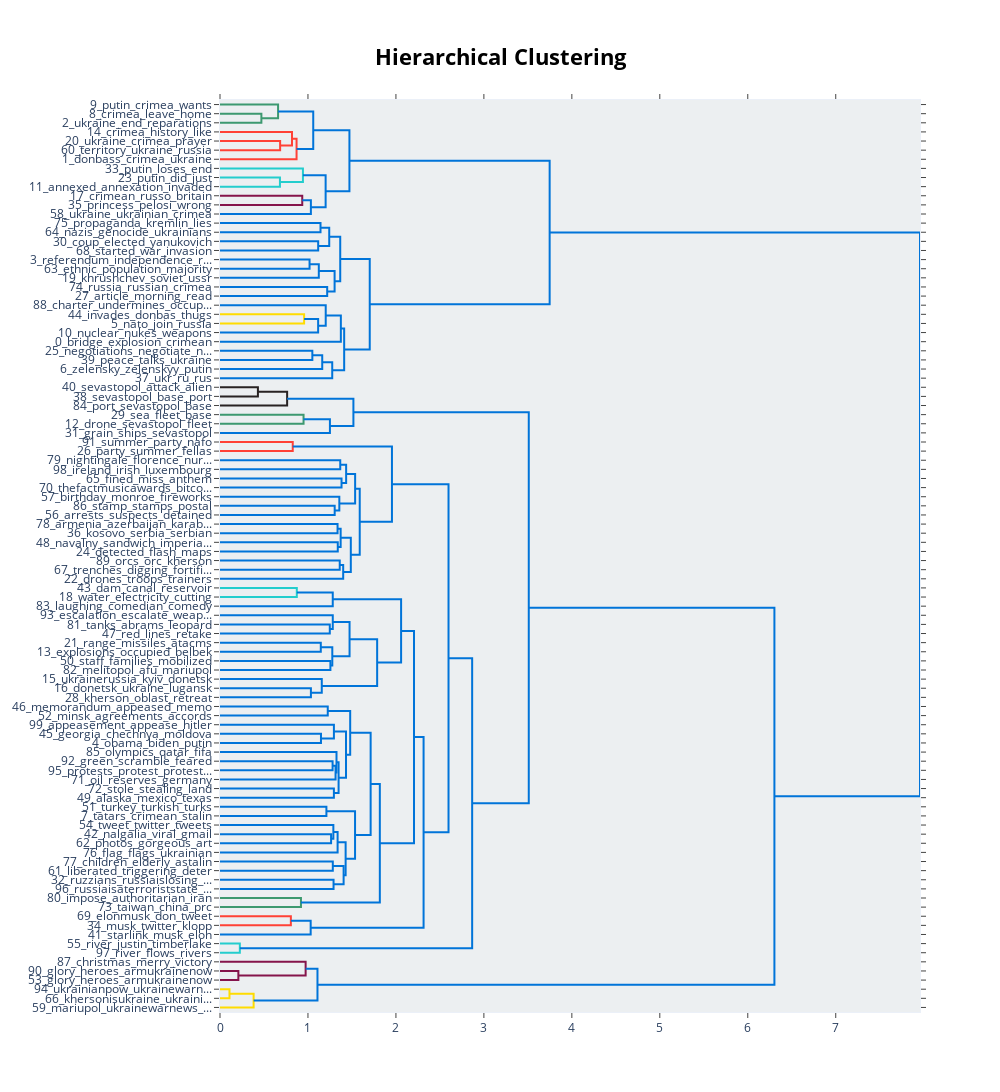

The notebook cell saved with this chart:
### Markdown cell above
### Hierarchy

### Code cell
model_tw.visualize_hierarchy()

### Figure 1 — Plotly figure (JSON) as saved in the notebook; plotly's stock layout.template omitted (floating-point values rounded to 4 significant figures)
{"data": [{"hoverinfo": "text", "marker": {"color": "rgb(61,153,112)"}, "mode": "lines", "type": "scatter", "x": [0, 0.4705, 0.4705, 0], "xaxis": "x", "y": [-15, -15, -25, -25], "yaxis": "y"}, {"hoverinfo": "text", "marker": {"color": "rgb(61,153,112)"}, "mode": "lines", "type": "scatter", "x": [0, 0.6603, 0.6603, 0.4705], "xaxis": "x", "y": [-5, -5, -20, -20], "yaxis": "y"}, {"hoverinfo": "text", "marker": {"color": "rgb(255,65,54)"}, "mode": "lines", "type": "scatter", "x": [0, 0.6836, 0.6836, 0], "xaxis": "x", "y": [-45, -45, -55, -55], "yaxis": "y"}, {"hoverinfo": "text", "marker": {"color": "rgb(255,65,54)"}, "mode": "lines", "type": "scatter", "x": [0, 0.8184, 0.8184, 0.6836], "xaxis": "x", "y": [-35, -35, -50, -50], "yaxis": "y"}, {"hoverinfo": "text", "marker": {"color": "rgb(255,65,54)"}, "mode": "lines", "type": "scatter", "x": [0.8184, 0.8704, 0.8704, 0], "xaxis": "x", "y": [-42.5, -42.5, -65, -65], "yaxis": "y"}, {"hoverinfo": "text", "marker": {"color": "rgb(0,116,217)"}, "mode": "lines", "type": "scatter", "x": [0.6603, 1.06, 1.06, 0.8704], "xaxis": "x", "y": [-12.5, -12.5, -53.75, -53.75], "yaxis": "y"}, {"hoverinfo": "text", "marker": {"color": "rgb(35,205,205)"}, "mode": "lines", "type": "scatter", "x": [0, 0.6814, 0.6814, 0], "xaxis": "x", "y": [-85, -85, -95, -95], "yaxis": "y"}, {"hoverinfo": "text", "marker": {"color": "rgb(35,205,205)"}, "mode": "lines", "type": "scatter", "x": [0, 0.9427, 0.9427, 0.6814], "xaxis": "x", "y": [-75, -75, -90, -90], "yaxis": "y"}, {"hoverinfo": "text", "marker": {"color": "rgb(133,20,75)"}, "mode": "lines", "type": "scatter", "x": [0, 0.9351, 0.9351, 0], "xaxis": "x", "y": [-105, -105, -115, -115], "yaxis": "y"}, {"hoverinfo": "text", "marker": {"color": "rgb(0,116,217)"}, "mode": "lines", "type": "scatter", "x": [0.9351, 1.033, 1.033, 0], "xaxis": "x", "y": [-110, -110, -125, -125], "yaxis": "y"}, {"hoverinfo": "text", "marker": {"color": "rgb(0,116,217)"}, "mode": "lines", "type": "scatter", "x": [0.9427, 1.201, 1.201, 1.033], "xaxis": "x", "y": [-82.5, -82.5, -117.5, -117.5], "yaxis": "y"}, {"hoverinfo": "text", "marker": {"color": "rgb(0,116,217)"}, "mode": "lines", "type": "scatter", "x": [1.06, 1.471, 1.471, 1.201], "xaxis": "x", "y": [-33.12, -33.12, -100, -100], "yaxis": "y"}, {"hoverinfo": "text", "marker": {"color": "rgb(0,116,217)"}, "mode": "lines", "type": "scatter", "x": [0, 1.143, 1.143, 0], "xaxis": "x", "y": [-135, -135, -145, -145], "yaxis": "y"}, {"hoverinfo": "text", "marker": {"color": "rgb(0,116,217)"}, "mode": "lines", "type": "scatter", "x": [0, 1.116, 1.116, 0], "xaxis": "x", "y": [-155, -155, -165, -165], "yaxis": "y"}, {"hoverinfo": "text", "marker": {"color": "rgb(0,116,217)"}, "mode": "lines", "type": "scatter", "x": [1.143, 1.242, 1.242, 1.116], "xaxis": "x", "y": [-140, -140, -160, -160], "yaxis": "y"}, {"hoverinfo": "text", "marker": {"color": "rgb(0,116,217)"}, "mode": "lines", "type": "scatter", "x": [0, 1.018, 1.018, 0], "xaxis": "x", "y": [-175, -175, -185, -185], "yaxis": "y"}, {"hoverinfo": "text", "marker": {"color": "rgb(0,116,217)"}, "mode": "lines", "type": "scatter", "x": [1.018, 1.123, 1.123, 0], "xaxis": "x", "y": [-180, -180, -195, -195], "yaxis": "y"}, {"hoverinfo": "text", "marker": {"color": "rgb(0,116,217)"}, "mode": "lines", "type": "scatter", "x": [0, 1.219, 1.219, 0], "xaxis": "x", "y": [-205, -205, -215, -215], "yaxis": "y"}, {"hoverinfo": "text", "marker": {"color": "rgb(0,116,217)"}, "mode": "lines", "type": "scatter", "x": [1.123, 1.303, 1.303, 1.219], "xaxis": "x", "y": [-187.5, -187.5, -210, -210], "yaxis": "y"}, {"hoverinfo": "text", "marker": {"color": "rgb(0,116,217)"}, "mode": "lines", "type": "scatter", "x": [1.242, 1.367, 1.367, 1.303], "xaxis": "x", "y": [-150, -150, -198.8, -198.8], "yaxis": "y"}, {"hoverinfo": "text", "marker": {"color": "rgb(255,220,0)"}, "mode": "lines", "type": "scatter", "x": [0, 0.9561, 0.9561, 0], "xaxis": "x", "y": [-235, -235, -245, -245], "yaxis": "y"}, {"hoverinfo": "text", "marker": {"color": "rgb(0,116,217)"}, "mode": "lines", "type": "scatter", "x": [0.9561, 1.116, 1.116, 0], "xaxis": "x", "y": [-240, -240, -255, -255], "yaxis": "y"}, {"hoverinfo": "text", "marker": {"color": "rgb(0,116,217)"}, "mode": "lines", "type": "scatter", "x": [0, 1.202, 1.202, 1.116], "xaxis": "x", "y": [-225, -225, -247.5, -247.5], "yaxis": "y"}, {"hoverinfo": "text", "marker": {"color": "rgb(0,116,217)"}, "mode": "lines", "type": "scatter", "x": [1.202, 1.374, 1.374, 0], "xaxis": "x", "y": [-236.2, -236.2, -265, -265], "yaxis": "y"}, {"hoverinfo": "text", "marker": {"color": "rgb(0,116,217)"}, "mode": "lines", "type": "scatter", "x": [0, 1.05, 1.05, 0], "xaxis": "x", "y": [-275, -275, -285, -285], "yaxis": "y"}, {"hoverinfo": "text", "marker": {"color": "rgb(0,116,217)"}, "mode": "lines", "type": "scatter", "x": [1.05, 1.162, 1.162, 0], "xaxis": "x", "y": [-280, -280, -295, -295], "yaxis": "y"}, {"hoverinfo": "text", "marker": {"color": "rgb(0,116,217)"}, "mode": "lines", "type": "scatter", "x": [1.162, 1.276, 1.276, 0], "xaxis": "x", "y": [-287.5, -287.5, -305, -305], "yaxis": "y"}, {"hoverinfo": "text", "marker": {"color": "rgb(0,116,217)"}, "mode": "lines", "type": "scatter", "x": [1.374, 1.412, 1.412, 1.276], "xaxis": "x", "y": [-250.6, -250.6, -296.2, -296.2], "yaxis": "y"}, {"hoverinfo": "text", "marker": {"color": "rgb(0,116,217)"}, "mode": "lines", "type": "scatter", "x": [1.367, 1.702, 1.702, 1.412], "xaxis": "x", "y": [-174.4, -174.4, -273.4, -273.4], "yaxis": "y"}, {"hoverinfo": "text", "marker": {"color": "rgb(0,116,217)"}, "mode": "lines", "type": "scatter", "x": [1.471, 3.748, 3.748, 1.702], "xaxis": "x", "y": [-66.56, -66.56, -223.9, -223.9], "yaxis": "y"}, {"hoverinfo": "text", "marker": {"color": "rgb(40,35,35)"}, "mode": "lines", "type": "scatter", "x": [0, 0.431, 0.431, 0], "xaxis": "x", "y": [-315, -315, -325, -325], "yaxis": "y"}, {"hoverinfo": "text", "marker": {"color": "rgb(40,35,35)"}, "mode": "lines", "type": "scatter", "x": [0.431, 0.7632, 0.7632, 0], "xaxis": "x", "y": [-320, -320, -335, -335], "yaxis": "y"}, {"hoverinfo": "text", "marker": {"color": "rgb(61,153,112)"}, "mode": "lines", "type": "scatter", "x": [0, 0.9499, 0.9499, 0], "xaxis": "x", "y": [-345, -345, -355, -355], "yaxis": "y"}, {"hoverinfo": "text", "marker": {"color": "rgb(0,116,217)"}, "mode": "lines", "type": "scatter", "x": [0.9499, 1.25, 1.25, 0], "xaxis": "x", "y": [-350, -350, -365, -365], "yaxis": "y"}, {"hoverinfo": "text", "marker": {"color": "rgb(0,116,217)"}, "mode": "lines", "type": "scatter", "x": [0.7632, 1.517, 1.517, 1.25], "xaxis": "x", "y": [-327.5, -327.5, -357.5, -357.5], "yaxis": "y"}, {"hoverinfo": "text", "marker": {"color": "rgb(255,65,54)"}, "mode": "lines", "type": "scatter", "x": [0, 0.8269, 0.8269, 0], "xaxis": "x", "y": [-375, -375, -385, -385], "yaxis": "y"}, {"hoverinfo": "text", "marker": {"color": "rgb(0,116,217)"}, "mode": "lines", "type": "scatter", "x": [0, 1.367, 1.367, 0], "xaxis": "x", "y": [-395, -395, -405, -405], "yaxis": "y"}, {"hoverinfo": "text", "marker": {"color": "rgb(0,116,217)"}, "mode": "lines", "type": "scatter", "x": [0, 1.382, 1.382, 0], "xaxis": "x", "y": [-415, -415, -425, -425], "yaxis": "y"}, {"hoverinfo": "text", "marker": {"color": "rgb(0,116,217)"}, "mode": "lines", "type": "scatter", "x": [1.367, 1.434, 1.434, 1.382], "xaxis": "x", "y": [-400, -400, -420, -420], "yaxis": "y"}, {"hoverinfo": "text", "marker": {"color": "rgb(0,116,217)"}, "mode": "lines", "type": "scatter", "x": [0, 1.304, 1.304, 0], "xaxis": "x", "y": [-445, -445, -455, -455], "yaxis": "y"}, {"hoverinfo": "text", "marker": {"color": "rgb(0,116,217)"}, "mode": "lines", "type": "scatter", "x": [0, 1.357, 1.357, 1.304], "xaxis": "x", "y": [-435, -435, -450, -450], "yaxis": "y"}, {"hoverinfo": "text", "marker": {"color": "rgb(0,116,217)"}, "mode": "lines", "type": "scatter", "x": [1.434, 1.536, 1.536, 1.357], "xaxis": "x", "y": [-410, -410, -442.5, -442.5], "yaxis": "y"}, {"hoverinfo": "text", "marker": {"color": "rgb(0,116,217)"}, "mode": "lines", "type": "scatter", "x": [0, 1.336, 1.336, 0], "xaxis": "x", "y": [-465, -465, -475, -475], "yaxis": "y"}, {"hoverinfo": "text", "marker": {"color": "rgb(0,116,217)"}, "mode": "lines", "type": "scatter", "x": [0, 1.339, 1.339, 0], "xaxis": "x", "y": [-485, -485, -495, -495], "yaxis": "y"}, {"hoverinfo": "text", "marker": {"color": "rgb(0,116,217)"}, "mode": "lines", "type": "scatter", "x": [1.336, 1.372, 1.372, 1.339], "xaxis": "x", "y": [-470, -470, -490, -490], "yaxis": "y"}, {"hoverinfo": "text", "marker": {"color": "rgb(0,116,217)"}, "mode": "lines", "type": "scatter", "x": [0, 1.361, 1.361, 0], "xaxis": "x", "y": [-505, -505, -515, -515], "yaxis": "y"}, {"hoverinfo": "text", "marker": {"color": "rgb(0,116,217)"}, "mode": "lines", "type": "scatter", "x": [1.361, 1.4, 1.4, 0], "xaxis": "x", "y": [-510, -510, -525, -525], "yaxis": "y"}, {"hoverinfo": "text", "marker": {"color": "rgb(0,116,217)"}, "mode": "lines", "type": "scatter", "x": [1.372, 1.487, 1.487, 1.4], "xaxis": "x", "y": [-480, -480, -517.5, -517.5], "yaxis": "y"}, {"hoverinfo": "text", "marker": {"color": "rgb(0,116,217)"}, "mode": "lines", "type": "scatter", "x": [1.536, 1.589, 1.589, 1.487], "xaxis": "x", "y": [-426.2, -426.2, -498.8, -498.8], "yaxis": "y"}, {"hoverinfo": "text", "marker": {"color": "rgb(0,116,217)"}, "mode": "lines", "type": "scatter", "x": [0.8269, 1.955, 1.955, 1.589], "xaxis": "x", "y": [-380, -380, -462.5, -462.5], "yaxis": "y"}, {"hoverinfo": "text", "marker": {"color": "rgb(35,205,205)"}, "mode": "lines", "type": "scatter", "x": [0, 0.8732, 0.8732, 0], "xaxis": "x", "y": [-535, -535, -545, -545], "yaxis": "y"}, {"hoverinfo": "text", "marker": {"color": "rgb(0,116,217)"}, "mode": "lines", "type": "scatter", "x": [0.8732, 1.282, 1.282, 0], "xaxis": "x", "y": [-540, -540, -555, -555], "yaxis": "y"}, {"hoverinfo": "text", "marker": {"color": "rgb(0,116,217)"}, "mode": "lines", "type": "scatter", "x": [0, 1.248, 1.248, 0], "xaxis": "x", "y": [-575, -575, -585, -585], "yaxis": "y"}, {"hoverinfo": "text", "marker": {"color": "rgb(0,116,217)"}, "mode": "lines", "type": "scatter", "x": [0, 1.282, 1.282, 1.248], "xaxis": "x", "y": [-565, -565, -580, -580], "yaxis": "y"}, {"hoverinfo": "text", "marker": {"color": "rgb(0,116,217)"}, "mode": "lines", "type": "scatter", "x": [0, 1.146, 1.146, 0], "xaxis": "x", "y": [-595, -595, -605, -605], "yaxis": "y"}, {"hoverinfo": "text", "marker": {"color": "rgb(0,116,217)"}, "mode": "lines", "type": "scatter", "x": [0, 1.255, 1.255, 0], "xaxis": "x", "y": [-615, -615, -625, -625], "yaxis": "y"}, {"hoverinfo": "text", "marker": {"color": "rgb(0,116,217)"}, "mode": "lines", "type": "scatter", "x": [1.146, 1.277, 1.277, 1.255], "xaxis": "x", "y": [-600, -600, -620, -620], "yaxis": "y"}, {"hoverinfo": "text", "marker": {"color": "rgb(0,116,217)"}, "mode": "lines", "type": "scatter", "x": [1.282, 1.473, 1.473, 1.277], "xaxis": "x", "y": [-572.5, -572.5, -610, -610], "yaxis": "y"}, {"hoverinfo": "text", "marker": {"color": "rgb(0,116,217)"}, "mode": "lines", "type": "scatter", "x": [0, 1.034, 1.034, 0], "xaxis": "x", "y": [-645, -645, -655, -655], "yaxis": "y"}, {"hoverinfo": "text", "marker": {"color": "rgb(0,116,217)"}, "mode": "lines", "type": "scatter", "x": [0, 1.157, 1.157, 1.034], "xaxis": "x", "y": [-635, -635, -650, -650], "yaxis": "y"}, {"hoverinfo": "text", "marker": {"color": "rgb(0,116,217)"}, "mode": "lines", "type": "scatter", "x": [1.473, 1.787, 1.787, 1.157], "xaxis": "x", "y": [-591.2, -591.2, -642.5, -642.5], "yaxis": "y"}, {"hoverinfo": "text", "marker": {"color": "rgb(0,116,217)"}, "mode": "lines", "type": "scatter", "x": [1.282, 2.059, 2.059, 1.787], "xaxis": "x", "y": [-547.5, -547.5, -616.9, -616.9], "yaxis": "y"}, {"hoverinfo": "text", "marker": {"color": "rgb(0,116,217)"}, "mode": "lines", "type": "scatter", "x": [0, 1.225, 1.225, 0], "xaxis": "x", "y": [-665, -665, -675, -675], "yaxis": "y"}, {"hoverinfo": "text", "marker": {"color": "rgb(0,116,217)"}, "mode": "lines", "type": "scatter", "x": [0, 1.148, 1.148, 0], "xaxis": "x", "y": [-695, -695, -705, -705], "yaxis": "y"}, {"hoverinfo": "text", "marker": {"color": "rgb(0,116,217)"}, "mode": "lines", "type": "scatter", "x": [0, 1.295, 1.295, 1.148], "xaxis": "x", "y": [-685, -685, -700, -700], "yaxis": "y"}, {"hoverinfo": "text", "marker": {"color": "rgb(0,116,217)"}, "mode": "lines", "type": "scatter", "x": [0, 1.28, 1.28, 0], "xaxis": "x", "y": [-725, -725, -735, -735], "yaxis": "y"}, {"hoverinfo": "text", "marker": {"color": "rgb(0,116,217)"}, "mode": "lines", "type": "scatter", "x": [1.28, 1.314, 1.314, 0], "xaxis": "x", "y": [-730, -730, -745, -745], "yaxis": "y"}, {"hoverinfo": "text", "marker": {"color": "rgb(0,116,217)"}, "mode": "lines", "type": "scatter", "x": [0, 1.324, 1.324, 1.314], "xaxis": "x", "y": [-715, -715, -737.5, -737.5], "yaxis": "y"}, {"hoverinfo": "text", "marker": {"color": "rgb(0,116,217)"}, "mode": "lines", "type": "scatter", "x": [0, 1.295, 1.295, 0], "xaxis": "x", "y": [-755, -755, -765, -765], "yaxis": "y"}, {"hoverinfo": "text", "marker": {"color": "rgb(0,116,217)"}, "mode": "lines", "type": "scatter", "x": [1.324, 1.348, 1.348, 1.295], "xaxis": "x", "y": [-726.2, -726.2, -760, -760], "yaxis": "y"}, {"hoverinfo": "text", "marker": {"color": "rgb(0,116,217)"}, "mode": "lines", "type": "scatter", "x": [1.295, 1.433, 1.433, 1.348], "xaxis": "x", "y": [-692.5, -692.5, -743.1, -743.1], "yaxis": "y"}, {"hoverinfo": "text", "marker": {"color": "rgb(0,116,217)"}, "mode": "lines", "type": "scatter", "x": [1.225, 1.48, 1.48, 1.433], "xaxis": "x", "y": [-670, -670, -717.8, -717.8], "yaxis": "y"}, {"hoverinfo": "text", "marker": {"color": "rgb(0,116,217)"}, "mode": "lines", "type": "scatter", "x": [0, 1.21, 1.21, 0], "xaxis": "x", "y": [-775, -775, -785, -785], "yaxis": "y"}, {"hoverinfo": "text", "marker": {"color": "rgb(0,116,217)"}, "mode": "lines", "type": "scatter", "x": [0, 1.263, 1.263, 0], "xaxis": "x", "y": [-805, -805, -815, -815], "yaxis": "y"}, {"hoverinfo": "text", "marker": {"color": "rgb(0,116,217)"}, "mode": "lines", "type": "scatter", "x": [0, 1.289, 1.289, 1.263], "xaxis": "x", "y": [-795, -795, -810, -810], "yaxis": "y"}, {"hoverinfo": "text", "marker": {"color": "rgb(0,116,217)"}, "mode": "lines", "type": "scatter", "x": [1.289, 1.337, 1.337, 0], "xaxis": "x", "y": [-802.5, -802.5, -825, -825], "yaxis": "y"}, {"hoverinfo": "text", "marker": {"color": "rgb(0,116,217)"}, "mode": "lines", "type": "scatter", "x": [0, 1.282, 1.282, 0], "xaxis": "x", "y": [-835, -835, -845, -845], "yaxis": "y"}, {"hoverinfo": "text", "marker": {"color": "rgb(0,116,217)"}, "mode": "lines", "type": "scatter", "x": [0, 1.291, 1.291, 0], "xaxis": "x", "y": [-855, -855, -865, -865], "yaxis": "y"}, {"hoverinfo": "text", "marker": {"color": "rgb(0,116,217)"}, "mode": "lines", "type": "scatter", "x": [1.282, 1.405, 1.405, 1.291], "xaxis": "x", "y": [-840, -840, -860, -860], "yaxis": "y"}, {"hoverinfo": "text", "marker": {"color": "rgb(0,116,217)"}, "mode": "lines", "type": "scatter", "x": [1.337, 1.428, 1.428, 1.405], "xaxis": "x", "y": [-813.8, -813.8, -850, -850], "yaxis": "y"}, {"hoverinfo": "text", "marker": {"color": "rgb(0,116,217)"}, "mode": "lines", "type": "scatter", "x": [1.21, 1.535, 1.535, 1.428], "xaxis": "x", "y": [-780, -780, -831.9, -831.9], "yaxis": "y"}, {"hoverinfo": "text", "marker": {"color": "rgb(0,116,217)"}, "mode": "lines", "type": "scatter", "x": [1.48, 1.712, 1.712, 1.535], "xaxis": "x", "y": [-693.9, -693.9, -805.9, -805.9], "yaxis": "y"}, {"hoverinfo": "text", "marker": {"color": "rgb(61,153,112)"}, "mode": "lines", "type": "scatter", "x": [0, 0.9204, 0.9204, 0], "xaxis": "x", "y": [-875, -875, -885, -885], "yaxis": "y"}, {"hoverinfo": "text", "marker": {"color": "rgb(0,116,217)"}, "mode": "lines", "type": "scatter", "x": [1.712, 1.817, 1.817, 0.9204], "xaxis": "x", "y": [-749.9, -749.9, -880, -880], "yaxis": "y"}, {"hoverinfo": "text", "marker": {"color": "rgb(0,116,217)"}, "mode": "lines", "type": "scatter", "x": [2.059, 2.206, 2.206, 1.817], "xaxis": "x", "y": [-582.2, -582.2, -815.0, -815.0], "yaxis": "y"}, {"hoverinfo": "text", "marker": {"color": "rgb(255,65,54)"}, "mode": "lines", "type": "scatter", "x": [0, 0.8055, 0.8055, 0], "xaxis": "x", "y": [-895, -895, -905, -905], "yaxis": "y"}, {"hoverinfo": "text", "marker": {"color": "rgb(0,116,217)"}, "mode": "lines", "type": "scatter", "x": [0.8055, 1.031, 1.031, 0], "xaxis": "x", "y": [-900, -900, -915, -915], "yaxis": "y"}, {"hoverinfo": "text", "marker": {"color": "rgb(0,116,217)"}, "mode": "lines", "type": "scatter", "x": [2.206, 2.314, 2.314, 1.031], "xaxis": "x", "y": [-698.6, -698.6, -907.5, -907.5], "yaxis": "y"}, {"hoverinfo": "text", "marker": {"color": "rgb(0,116,217)"}, "mode": "lines", "type": "scatter", "x": [1.955, 2.598, 2.598, 2.314], "xaxis": "x", "y": [-421.2, -421.2, -803.0, -803.0], "yaxis": "y"}, {"hoverinfo": "text", "marker": {"color": "rgb(35,205,205)"}, "mode": "lines", "type": "scatter", "x": [0, 0.2255, 0.2255, 0], "xaxis": "x", "y": [-925, -925, -935, -935], "yaxis": "y"}, {"hoverinfo": "text", "marker": {"color": "rgb(0,116,217)"}, "mode": "lines", "type": "scatter", "x": [2.598, 2.867, 2.867, 0.2255], "xaxis": "x", "y": [-612.1, -612.1, -930, -930], "yaxis": "y"}, {"hoverinfo": "text", "marker": {"color": "rgb(0,116,217)"}, "mode": "lines", "type": "scatter", "x": [1.517, 3.51, 3.51, 2.867], "xaxis": "x", "y": [-342.5, -342.5, -771.1, -771.1], "yaxis": "y"}, {"hoverinfo": "text", "marker": {"color": "rgb(133,20,75)"}, "mode": "lines", "type": "scatter", "x": [0, 0.2087, 0.2087, 0], "xaxis": "x", "y": [-955, -955, -965, -965], "yaxis": "y"}, {"hoverinfo": "text", "marker": {"color": "rgb(133,20,75)"}, "mode": "lines", "type": "scatter", "x": [0, 0.9735, 0.9735, 0.2087], "xaxis": "x", "y": [-945, -945, -960, -960], "yaxis": "y"}, {"hoverinfo": "text", "marker": {"color": "rgb(255,220,0)"}, "mode": "lines", "type": "scatter", "x": [0, 0.1077, 0.1077, 0], "xaxis": "x", "y": [-975, -975, -985, -985], "yaxis": "y"}, {"hoverinfo": "text", "marker": {"color": "rgb(255,220,0)"}, "mode": "lines", "type": "scatter", "x": [0.1077, 0.3822, 0.3822, 0], "xaxis": "x", "y": [-980, -980, -995, -995], "yaxis": "y"}, {"hoverinfo": "text", "marker": {"color": "rgb(0,116,217)"}, "mode": "lines", "type": "scatter", "x": [0.9735, 1.108, 1.108, 0.3822], "xaxis": "x", "y": [-952.5, -952.5, -987.5, -987.5], "yaxis": "y"}, {"hoverinfo": "text", "marker": {"color": "rgb(0,116,217)"}, "mode": "lines", "type": "scatter", "x": [3.51, 6.303, 6.303, 1.108], "xaxis": "x", "y": [-556.8, -556.8, -970, -970], "yaxis": "y"}, {"hoverinfo": "text", "marker": {"color": "rgb(0,116,217)"}, "mode": "lines", "type": "scatter", "x": [3.748, 7.958, 7.958, 6.303], "xaxis": "x", "y": [-145.2, -145.2, -763.4, -763.4], "yaxis": "y"}], "layout": {"autosize": false, "height": 1700, "hoverlabel": {"bgcolor": "white", "font": {"family": "Rockwell", "size": 16}}, "hovermode": "closest", "plot_bgcolor": "#ECEFF1", "showlegend": false, "title": {"font": {"color": "Black", "size": 22}, "text": "<b>Hierarchical Clustering</b>", "x": 0.5, "xanchor": "center", "yanchor": "top"}, "width": 1000, "xaxis": {"mirror": "allticks", "rangemode": "tozero", "showgrid": false, "showline": true, "showticklabels": true, "ticks": "outside", "type": "linear", "zeroline": false}, "yaxis": {"mirror": "allticks", "range": [-1000, 0], "rangemode": "tozero", "showgrid": false, "showline": true, "showticklabels": true, "tickmode": "array", "ticks": "outside", "ticktext": ["9_putin_crimea_wants", "8_crimea_leave_home", "2_ukraine_end_reparations", "14_crimea_history_like", "20_ukraine_crimea_prayer", "60_territory_ukraine_russia", "1_donbass_crimea_ukraine", "33_putin_loses_end", "23_putin_did_just", "11_annexed_annexation_invaded", "17_crimean_russo_britain", "35_princess_pelosi_wrong", "58_ukraine_ukrainian_crimea", "75_propaganda_kremlin_lies", "64_nazis_genocide_ukrainians", "30_coup_elected_yanukovich", "68_started_war_invasion", "3_referendum_independence_r...", "63_ethnic_population_majority", "19_khrushchev_soviet_ussr", "74_russia_russian_crimea", "27_article_morning_read", "88_charter_undermines_occup...", "44_invades_donbas_thugs", "5_nato_join_russia", "10_nuclear_nukes_weapons", "0_bridge_explosion_crimean", "25_negotiations_negotiate_n...", "39_peace_talks_ukraine", "6_zelensky_zelenskyy_putin", "37_ukr_ru_rus", "40_sevastopol_attack_alien", "38_sevastopol_base_port", "84_port_sevastopol_base", "29_sea_fleet_base", "12_drone_sevastopol_fleet", "31_grain_ships_sevastopol", "91_summer_party_nafo", "26_party_summer_fellas", "79_nightingale_florence_nur...", "98_ireland_irish_luxembourg", "65_fined_miss_anthem", "70_thefactmusicawards_bitco...", "57_birthday_monroe_fireworks", "86_stamp_stamps_postal", "56_arrests_suspects_detained", "78_armenia_azerbaijan_karab...", "36_kosovo_serbia_serbian", "48_navalny_sandwich_imperia...", "24_detected_flash_maps", "89_orcs_orc_kherson", "67_trenches_digging_fortifi...", "22_drones_troops_trainers", "43_dam_canal_reservoir", "18_water_electricity_cutting", "83_laughing_comedian_comedy", "93_escalation_escalate_weap...", "81_tanks_abrams_leopard", "47_red_lines_retake", "21_range_missiles_atacms", "13_explosions_occupied_belbek", "50_staff_families_mobilized", "82_melitopol_afu_mariupol", "15_ukrainerussia_kyiv_donetsk", "16_donetsk_ukraine_lugansk", "28_kherson_oblast_retreat", "46_memorandum_appeased_memo", "52_minsk_agreements_accords", "99_appeasement_appease_hitler", "45_georgia_chechnya_moldova", "4_obama_biden_putin", "85_olympics_qatar_fifa", "92_green_scramble_feared", "95_protests_protest_protest...", "71_oil_reserves_germany", "72_stole_stealing_land", "49_alaska_mexico_texas", "51_turkey_turkish_turks", "7_tatars_crimean_stalin", "54_tweet_twitter_tweets", "42_nalgalia_viral_gmail", "62_photos_gorgeous_art", "76_flag_flags_ukrainian", "77_children_elderly_astalin", "61_liberated_triggering_deter", "32_ruzzians_russiaislosing_...", "96_russiaisaterroriststate_...", "80_impose_authoritarian_iran", "73_taiwan_china_prc", "69_elonmusk_don_tweet", "34_musk_twitter_klopp", "41_starlink_musk_elon", "55_river_justin_timberlake", "97_river_flows_rivers", "87_christmas_merry_victory", "90_glory_heroes_armukrainenow", "53_glory_heroes_armukrainenow", "94_ukrainianpow_ukrainewarn...", "66_khersonisukraine_ukraini...", "59_mariupol_ukrainewarnews_..."], "tickvals": [-5, -15, -25, -35, -45, -55, -65, -75, -85, -95, -105, -115, -125, -135, -145, -155, -165, -175, -185, -195, -205, -215, -225, -235, -245, -255, -265, -275, -285, -295, -305, -315, -325, -335, -345, -355, -365, -375, -385, -395, -405, -415, -425, -435, -445, -455, -465, -475, -485, -495, -505, -515, -525, -535, -545, -555, -565, -575, -585, -595, -605, -615, -625, -635, -645, -655, -665, -675, -685, -695, -705, -715, -725, -735, -745, -755, -765, -775, -785, -795, -805, -815, -825, -835, -845, -855, -865, -875, -885, -895, -905, -915, -925, -935, -945, -955, -965, -975, -985, -995], "type": "linear", "zeroline": false}}}
